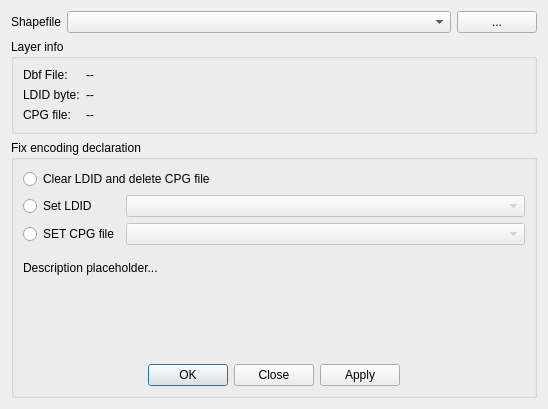
<?xml version="1.0" encoding="UTF-8"?>
<ui version="4.0">
 <author>Borys Jurgiel</author>
 <class>EncodingFixerDialogBase</class>
 <widget class="QDialog" name="EncodingFixerDialogBase">
  <property name="geometry">
   <rect>
    <x>0</x>
    <y>0</y>
    <width>548</width>
    <height>409</height>
   </rect>
  </property>
  <property name="minimumSize">
   <size>
    <width>540</width>
    <height>400</height>
   </size>
  </property>
  <property name="maximumSize">
   <size>
    <width>600</width>
    <height>550</height>
   </size>
  </property>
  <property name="contextMenuPolicy">
   <enum>Qt::DefaultContextMenu</enum>
  </property>
  <property name="windowTitle">
   <string>Fix Shapefile Encoding</string>
  </property>
  <property name="windowIcon">
   <iconset resource="resources.qrc">
    <normaloff>:/plugins/shapefile_encoding_fixer/encoding_fixer.png</normaloff>:/plugins/shapefile_encoding_fixer/encoding_fixer.png</iconset>
  </property>
  <property name="whatsThis">
   <string/>
  </property>
  <layout class="QGridLayout" name="gridLayout_4">
   <item row="0" column="0">
    <layout class="QGridLayout" name="gridLayout">
     <item row="0" column="0" colspan="2">
      <widget class="QLabel" name="label">
       <property name="sizePolicy">
        <sizepolicy hsizetype="Preferred" vsizetype="Fixed">
         <horstretch>0</horstretch>
         <verstretch>0</verstretch>
        </sizepolicy>
       </property>
       <property name="text">
        <string>Shapefile</string>
       </property>
       <property name="buddy">
        <cstring>comboLayer</cstring>
       </property>
      </widget>
     </item>
     <item row="1" column="0" colspan="4">
      <widget class="QGroupBox" name="groupInfo">
       <property name="title">
        <string>Layer info</string>
       </property>
       <layout class="QGridLayout" name="gridLayout_2">
        <item row="0" column="0">
         <widget class="QLabel" name="labelInfo1">
          <property name="text">
           <string>Dbf File:</string>
          </property>
         </widget>
        </item>
        <item row="1" column="0">
         <widget class="QLabel" name="labelInfo2">
          <property name="text">
           <string>LDID byte:</string>
          </property>
         </widget>
        </item>
        <item row="0" column="1">
         <widget class="QLabel" name="labelFile">
          <property name="sizePolicy">
           <sizepolicy hsizetype="Expanding" vsizetype="Preferred">
            <horstretch>0</horstretch>
            <verstretch>0</verstretch>
           </sizepolicy>
          </property>
          <property name="text">
           <string>--</string>
          </property>
         </widget>
        </item>
        <item row="2" column="0">
         <widget class="QLabel" name="labelInfo3">
          <property name="text">
           <string>CPG file:</string>
          </property>
         </widget>
        </item>
        <item row="1" column="1">
         <widget class="QLabel" name="labelLDID">
          <property name="sizePolicy">
           <sizepolicy hsizetype="Expanding" vsizetype="Preferred">
            <horstretch>0</horstretch>
            <verstretch>0</verstretch>
           </sizepolicy>
          </property>
          <property name="text">
           <string>--</string>
          </property>
         </widget>
        </item>
        <item row="2" column="1">
         <widget class="QLabel" name="labelCPG">
          <property name="sizePolicy">
           <sizepolicy hsizetype="Expanding" vsizetype="Preferred">
            <horstretch>0</horstretch>
            <verstretch>0</verstretch>
           </sizepolicy>
          </property>
          <property name="text">
           <string>--</string>
          </property>
         </widget>
        </item>
       </layout>
      </widget>
     </item>
     <item row="0" column="3">
      <widget class="QPushButton" name="buttonFile">
       <property name="minimumSize">
        <size>
         <width>48</width>
         <height>0</height>
        </size>
       </property>
       <property name="text">
        <string>...</string>
       </property>
      </widget>
     </item>
     <item row="0" column="2">
      <widget class="QComboBox" name="comboLayer">
       <property name="sizePolicy">
        <sizepolicy hsizetype="Expanding" vsizetype="Fixed">
         <horstretch>0</horstretch>
         <verstretch>0</verstretch>
        </sizepolicy>
       </property>
       <property name="minimumSize">
        <size>
         <width>220</width>
         <height>0</height>
        </size>
       </property>
       <property name="focusPolicy">
        <enum>Qt::WheelFocus</enum>
       </property>
      </widget>
     </item>
     <item row="2" column="0" colspan="4">
      <widget class="QGroupBox" name="groupFix">
       <property name="title">
        <string>Fix encoding declaration</string>
       </property>
       <layout class="QGridLayout" name="gridLayout_3">
        <item row="5" column="0" colspan="2">
         <spacer name="verticalSpacer">
          <property name="orientation">
           <enum>Qt::Vertical</enum>
          </property>
          <property name="sizeHint" stdset="0">
           <size>
            <width>20</width>
            <height>40</height>
           </size>
          </property>
         </spacer>
        </item>
        <item row="4" column="0" colspan="2">
         <widget class="QLabel" name="labelMethodDescription">
          <property name="enabled">
           <bool>true</bool>
          </property>
          <property name="sizePolicy">
           <sizepolicy hsizetype="Expanding" vsizetype="Preferred">
            <horstretch>0</horstretch>
            <verstretch>0</verstretch>
           </sizepolicy>
          </property>
          <property name="text">
           <string>Description placeholder...</string>
          </property>
          <property name="wordWrap">
           <bool>true</bool>
          </property>
          <property name="openExternalLinks">
           <bool>true</bool>
          </property>
         </widget>
        </item>
        <item row="1" column="0">
         <widget class="QRadioButton" name="radioSetLDID">
          <property name="enabled">
           <bool>true</bool>
          </property>
          <property name="sizePolicy">
           <sizepolicy hsizetype="Preferred" vsizetype="Fixed">
            <horstretch>0</horstretch>
            <verstretch>0</verstretch>
           </sizepolicy>
          </property>
          <property name="text">
           <string>Set LDID</string>
          </property>
         </widget>
        </item>
        <item row="1" column="1">
         <widget class="QComboBox" name="comboEncodingLDID">
          <property name="enabled">
           <bool>false</bool>
          </property>
          <property name="sizePolicy">
           <sizepolicy hsizetype="Expanding" vsizetype="Fixed">
            <horstretch>0</horstretch>
            <verstretch>0</verstretch>
           </sizepolicy>
          </property>
          <property name="editable">
           <bool>false</bool>
          </property>
         </widget>
        </item>
        <item row="2" column="0">
         <widget class="QRadioButton" name="radioSetCPG">
          <property name="enabled">
           <bool>true</bool>
          </property>
          <property name="sizePolicy">
           <sizepolicy hsizetype="Preferred" vsizetype="Fixed">
            <horstretch>0</horstretch>
            <verstretch>0</verstretch>
           </sizepolicy>
          </property>
          <property name="text">
           <string>SET CPG file</string>
          </property>
         </widget>
        </item>
        <item row="2" column="1">
         <widget class="QComboBox" name="comboEncodingCPG">
          <property name="enabled">
           <bool>false</bool>
          </property>
          <property name="sizePolicy">
           <sizepolicy hsizetype="Expanding" vsizetype="Fixed">
            <horstretch>0</horstretch>
            <verstretch>0</verstretch>
           </sizepolicy>
          </property>
         </widget>
        </item>
        <item row="3" column="0" colspan="2">
         <spacer name="verticalSpacer_4">
          <property name="orientation">
           <enum>Qt::Vertical</enum>
          </property>
          <property name="sizeType">
           <enum>QSizePolicy::Fixed</enum>
          </property>
          <property name="sizeHint" stdset="0">
           <size>
            <width>20</width>
            <height>10</height>
           </size>
          </property>
         </spacer>
        </item>
        <item row="6" column="0" colspan="2">
         <widget class="QDialogButtonBox" name="buttonBox">
          <property name="focusPolicy">
           <enum>Qt::NoFocus</enum>
          </property>
          <property name="orientation">
           <enum>Qt::Horizontal</enum>
          </property>
          <property name="standardButtons">
           <set>QDialogButtonBox::Apply|QDialogButtonBox::Close|QDialogButtonBox::Ok</set>
          </property>
          <property name="centerButtons">
           <bool>true</bool>
          </property>
         </widget>
        </item>
        <item row="0" column="0" colspan="2">
         <widget class="QRadioButton" name="radioClearLDID">
          <property name="enabled">
           <bool>true</bool>
          </property>
          <property name="sizePolicy">
           <sizepolicy hsizetype="Preferred" vsizetype="Fixed">
            <horstretch>0</horstretch>
            <verstretch>0</verstretch>
           </sizepolicy>
          </property>
          <property name="text">
           <string>Clear LDID and delete CPG file</string>
          </property>
         </widget>
        </item>
       </layout>
      </widget>
     </item>
    </layout>
   </item>
  </layout>
 </widget>
 <tabstops>
  <tabstop>comboLayer</tabstop>
  <tabstop>buttonFile</tabstop>
  <tabstop>radioClearLDID</tabstop>
  <tabstop>radioSetLDID</tabstop>
  <tabstop>comboEncodingLDID</tabstop>
  <tabstop>radioSetCPG</tabstop>
  <tabstop>comboEncodingCPG</tabstop>
 </tabstops>
 <resources>
  <include location="resources.qrc"/>
 </resources>
 <connections>
  <connection>
   <sender>buttonBox</sender>
   <signal>rejected()</signal>
   <receiver>EncodingFixerDialogBase</receiver>
   <slot>reject()</slot>
   <hints>
    <hint type="sourcelabel">
     <x>376</x>
     <y>295</y>
    </hint>
    <hint type="destinationlabel">
     <x>349</x>
     <y>49</y>
    </hint>
   </hints>
  </connection>
 </connections>
</ui>
